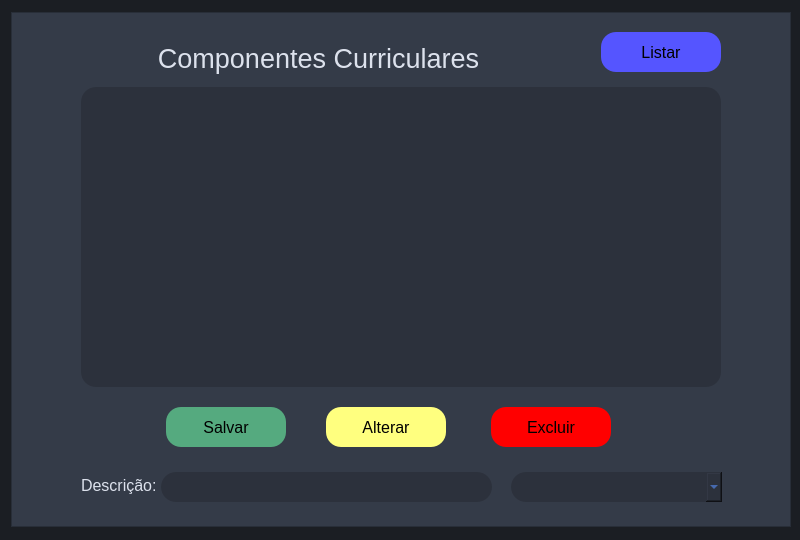
<?xml version="1.0" encoding="UTF-8"?>
<ui version="4.0">
 <class>Form</class>
 <widget class="QWidget" name="Form">
  <property name="windowModality">
   <enum>Qt::ApplicationModal</enum>
  </property>
  <property name="geometry">
   <rect>
    <x>0</x>
    <y>0</y>
    <width>800</width>
    <height>540</height>
   </rect>
  </property>
  <property name="minimumSize">
   <size>
    <width>800</width>
    <height>540</height>
   </size>
  </property>
  <property name="maximumSize">
   <size>
    <width>800</width>
    <height>540</height>
   </size>
  </property>
  <property name="windowTitle">
   <string>Área de Conhecimento</string>
  </property>
  <property name="styleSheet">
   <string notr="true">background-color: rgb(27, 30, 35);</string>
  </property>
  <layout class="QGridLayout" name="gridLayout">
   <item row="0" column="0">
    <widget class="QFrame" name="frame_cadastro">
     <property name="minimumSize">
      <size>
       <width>780</width>
       <height>515</height>
      </size>
     </property>
     <property name="maximumSize">
      <size>
       <width>780</width>
       <height>515</height>
      </size>
     </property>
     <property name="styleSheet">
      <string notr="true">background-color: rgb(52, 59, 72);</string>
     </property>
     <property name="frameShape">
      <enum>QFrame::StyledPanel</enum>
     </property>
     <property name="frameShadow">
      <enum>QFrame::Raised</enum>
     </property>
     <widget class="QLabel" name="label_titulo">
      <property name="geometry">
       <rect>
        <x>77</x>
        <y>30</y>
        <width>461</width>
        <height>33</height>
       </rect>
      </property>
      <property name="font">
       <font>
        <pointsize>20</pointsize>
       </font>
      </property>
      <property name="styleSheet">
       <string notr="true">color: rgb(220, 225, 236);</string>
      </property>
      <property name="text">
       <string>Componentes Curriculares</string>
      </property>
      <property name="alignment">
       <set>Qt::AlignCenter</set>
      </property>
     </widget>
     <widget class="QListView" name="listView">
      <property name="geometry">
       <rect>
        <x>70</x>
        <y>75</y>
        <width>640</width>
        <height>300</height>
       </rect>
      </property>
      <property name="minimumSize">
       <size>
        <width>640</width>
        <height>300</height>
       </size>
      </property>
      <property name="maximumSize">
       <size>
        <width>640</width>
        <height>300</height>
       </size>
      </property>
      <property name="font">
       <font>
        <pointsize>12</pointsize>
       </font>
      </property>
      <property name="styleSheet">
       <string notr="true">color: rgb(86, 138, 242);
border:0px solid;
border-radius:15px;
background-color: rgb(44, 49, 60);</string>
      </property>
     </widget>
     <widget class="QPushButton" name="btnSalvar">
      <property name="geometry">
       <rect>
        <x>155</x>
        <y>395</y>
        <width>120</width>
        <height>40</height>
       </rect>
      </property>
      <property name="minimumSize">
       <size>
        <width>120</width>
        <height>40</height>
       </size>
      </property>
      <property name="maximumSize">
       <size>
        <width>120</width>
        <height>40</height>
       </size>
      </property>
      <property name="font">
       <font>
        <pointsize>12</pointsize>
       </font>
      </property>
      <property name="styleSheet">
       <string notr="true">QPushButton{
background-color: rgb(85, 170, 127);
border:0px solid;
border-radius:15px;
}
QPushButton:hover{
border-radius:15px;
border-style:outset;
border-width:1px;
border-color:gray;
background-color: rgb(85, 200, 255);
}
QPushButton:pressed{
border-radius:15px;
border-style:outset;
border-width:1px;
border-color:white;
background-color: rgb(85, 170, 255);
}</string>
      </property>
      <property name="text">
       <string>Salvar</string>
      </property>
     </widget>
     <widget class="QPushButton" name="btnAlterar">
      <property name="geometry">
       <rect>
        <x>315</x>
        <y>395</y>
        <width>120</width>
        <height>40</height>
       </rect>
      </property>
      <property name="minimumSize">
       <size>
        <width>120</width>
        <height>40</height>
       </size>
      </property>
      <property name="maximumSize">
       <size>
        <width>120</width>
        <height>40</height>
       </size>
      </property>
      <property name="font">
       <font>
        <pointsize>12</pointsize>
       </font>
      </property>
      <property name="styleSheet">
       <string notr="true">QPushButton{
border-radius:15px;
border:0px solid;
	background-color: rgb(255, 255, 127);
}
QPushButton:hover{
border-radius:15px;
border-style:outset;
border-width:1px;
border-color:gray;
background-color: rgb(85, 200, 255);
}
QPushButton:pressed{
border-radius:15px;
border-style:outset;
border-width:1px;
border-color:white;
background-color: rgb(85, 170, 255);
}</string>
      </property>
      <property name="text">
       <string>Alterar</string>
      </property>
     </widget>
     <widget class="QPushButton" name="btnExcluir">
      <property name="geometry">
       <rect>
        <x>480</x>
        <y>395</y>
        <width>120</width>
        <height>40</height>
       </rect>
      </property>
      <property name="minimumSize">
       <size>
        <width>120</width>
        <height>40</height>
       </size>
      </property>
      <property name="maximumSize">
       <size>
        <width>120</width>
        <height>40</height>
       </size>
      </property>
      <property name="font">
       <font>
        <pointsize>12</pointsize>
       </font>
      </property>
      <property name="styleSheet">
       <string notr="true">QPushButton{
border-radius:15px;
border:0px solid;
	background-color: rgb(255, 0, 0);
}
QPushButton:hover{
border-radius:15px;
border-style:outset;
border-width:1px;
border-color:gray;
background-color: rgb(85, 200, 255);
}
QPushButton:pressed{
border-radius:15px;
border-style:outset;
border-width:1px;
border-color:white;
background-color: rgb(85, 170, 255);
}</string>
      </property>
      <property name="text">
       <string>Excluir</string>
      </property>
     </widget>
     <widget class="QLabel" name="label_2">
      <property name="geometry">
       <rect>
        <x>70</x>
        <y>450</y>
        <width>76</width>
        <height>46</height>
       </rect>
      </property>
      <property name="font">
       <font>
        <pointsize>12</pointsize>
       </font>
      </property>
      <property name="styleSheet">
       <string notr="true">color: rgb(220, 225, 236);</string>
      </property>
      <property name="text">
       <string>Descrição:</string>
      </property>
     </widget>
     <widget class="QLineEdit" name="lineEdit">
      <property name="geometry">
       <rect>
        <x>150</x>
        <y>460</y>
        <width>331</width>
        <height>30</height>
       </rect>
      </property>
      <property name="minimumSize">
       <size>
        <width>0</width>
        <height>30</height>
       </size>
      </property>
      <property name="maximumSize">
       <size>
        <width>16777215</width>
        <height>30</height>
       </size>
      </property>
      <property name="font">
       <font>
        <pointsize>12</pointsize>
       </font>
      </property>
      <property name="styleSheet">
       <string notr="true">background-color: rgb(44, 49, 60);
color: rgb(86, 138, 242);
border:0px solid;
border-radius:15px;</string>
      </property>
     </widget>
     <widget class="QPushButton" name="btnListar">
      <property name="geometry">
       <rect>
        <x>590</x>
        <y>20</y>
        <width>120</width>
        <height>40</height>
       </rect>
      </property>
      <property name="minimumSize">
       <size>
        <width>120</width>
        <height>40</height>
       </size>
      </property>
      <property name="maximumSize">
       <size>
        <width>120</width>
        <height>40</height>
       </size>
      </property>
      <property name="font">
       <font>
        <pointsize>12</pointsize>
       </font>
      </property>
      <property name="styleSheet">
       <string notr="true">QPushButton{
border-radius:15px;
border:0px solid;
	background-color: rgb(85, 85, 255);
}
QPushButton:hover{
border-radius:15px;
border-style:outset;
border-width:1px;
border-color:gray;
background-color: rgb(85, 200, 255);
}
QPushButton:pressed{
border-radius:15px;
border-style:outset;
border-width:1px;
border-color:white;
background-color: rgb(85, 170, 255);
}</string>
      </property>
      <property name="text">
       <string>Listar</string>
      </property>
     </widget>
     <widget class="QComboBox" name="comboBox">
      <property name="geometry">
       <rect>
        <x>500</x>
        <y>460</y>
        <width>211</width>
        <height>30</height>
       </rect>
      </property>
      <property name="minimumSize">
       <size>
        <width>0</width>
        <height>30</height>
       </size>
      </property>
      <property name="maximumSize">
       <size>
        <width>16777215</width>
        <height>30</height>
       </size>
      </property>
      <property name="styleSheet">
       <string notr="true">background-color: rgb(44, 49, 60);
color: rgb(86, 138, 242);
border:0px solid;
border-radius:15px;</string>
      </property>
     </widget>
    </widget>
   </item>
  </layout>
 </widget>
 <resources/>
 <connections/>
</ui>
